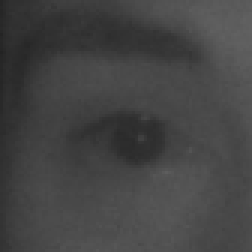
#> input picture data/train/Open_Eyes/s0001_02383_0_0_1_0_0_01.png, 84 x 84 px (shown 3 times larger); its folder holds only this picture in this run
$ python main.py
#> lines starting #> are read from the running program, lines starting #| are printed output that depends on the picture
import os

from matplotlib import pyplot as plt
from skimage import io
import numpy as np

n = 2000
m = 2

arr = np.zeros((n, m), dtype=int)
arr[:, 0] = np.arange(n)

print(arr)


path_open = "./data/train/Open_Eyes"
open_eyes = os.listdir(path_open)

img = io.imread(path_open + "/" + open_eyes[0])
#> img is the input picture: shape (84, 84); min 35, max 97, mean 68.2
plt.plot(img, 'r.')
plt.axis((0, 2000, 55, 185))
plt.savefig("open.png")
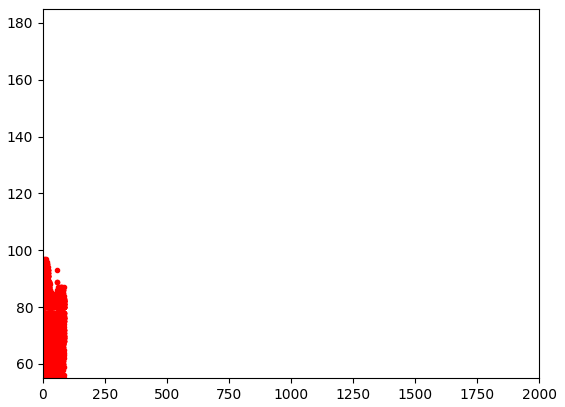
#> figure drawn by matplotlib, 1 panel; curve peaks at x = 70, y = 54; curve peaks at x = 69, y = 55; curve peaks at x = 72, y = 60
plt.close()

kernel = [

    [0, -1, 0],
    [0,  5, 0],
    [0, -1, 0]]

$ run again, on data/train/Open_Eyes/s0001_02637_0_1_1_0_0_01.png
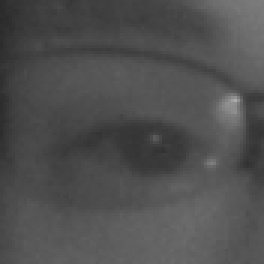
#> input picture data/train/Open_Eyes/s0001_02637_0_1_1_0_0_01.png, 88 x 88 px (shown 3 times larger)
#> img is the input picture: shape (88, 88); min 42, max 171, mean 79.5
#> `plt.savefig("open.png")`:
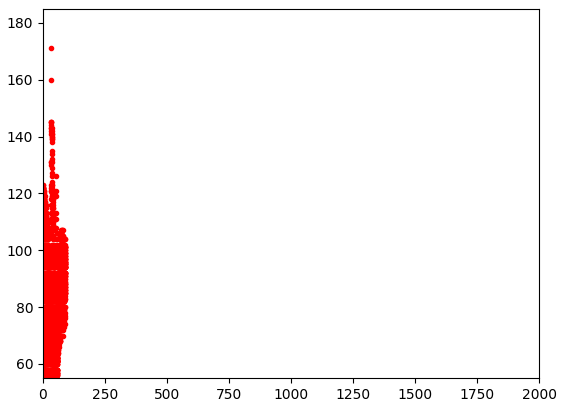
#> figure drawn by matplotlib, 1 panel; curve peaks at x = 86, y = 76; curve peaks at x = 86, y = 78; curve peaks at x = 85, y = 80

$ run again, on data/train/Open_Eyes/s0001_02645_0_1_1_2_0_01.png
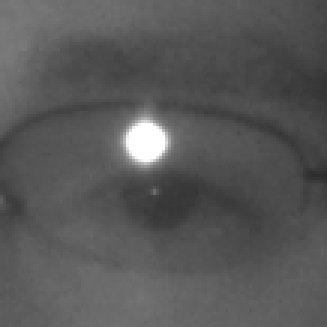
#> input picture data/train/Open_Eyes/s0001_02645_0_1_1_2_0_01.png, 109 x 109 px (shown 3 times larger)
#> img is the input picture: shape (109, 109); min 44, max 255, mean 88.2
#> `plt.savefig("open.png")`:
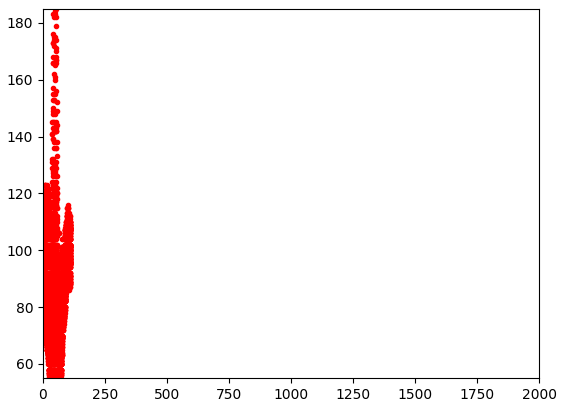
#> figure drawn by matplotlib, 1 panel; curve peaks at x = 9, y = 123; curve peaks at x = 9, y = 123; curve peaks at x = 9, y = 123

$ run again, on data/train/Open_Eyes/s0001_02647_0_1_1_0_0_01.png
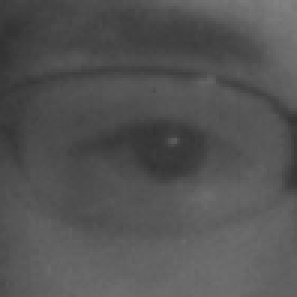
#> input picture data/train/Open_Eyes/s0001_02647_0_1_1_0_0_01.png, 99 x 99 px (shown 3 times larger)
#> img is the input picture: shape (99, 99); min 50, max 129, mean 83.4
#> `plt.savefig("open.png")`:
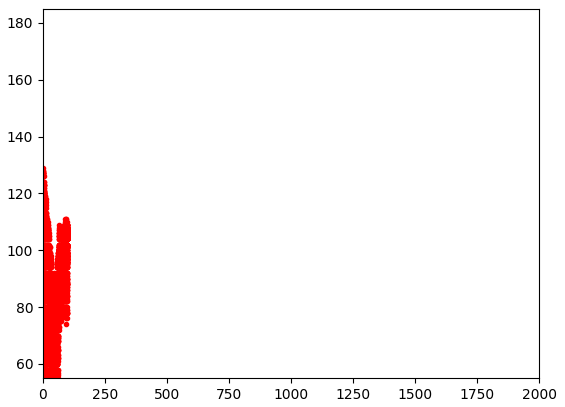
#> figure drawn by matplotlib, 1 panel; curve peaks at x = 90, y = 83; curve peaks at x = 73, y = 85; curve peaks at x = 73, y = 87

$ run again, on data/train/Open_Eyes/s0001_02571_0_1_1_0_0_01.png
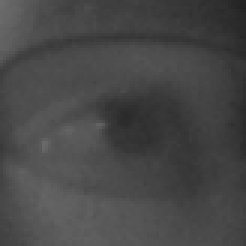
#> input picture data/train/Open_Eyes/s0001_02571_0_1_1_0_0_01.png, 82 x 82 px (shown 3 times larger)
#> img is the input picture: shape (82, 82); min 33, max 109, mean 71.4
#> `plt.savefig("open.png")`:
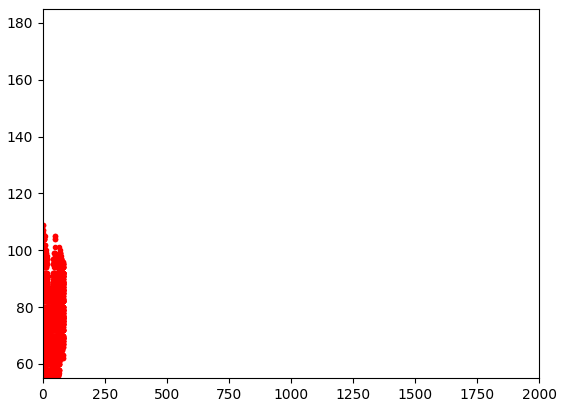
#> figure drawn by matplotlib, 1 panel; curve peaks at x = 0, y = 109; curve peaks at x = 0, y = 107; curve peaks at x = 0, y = 104
